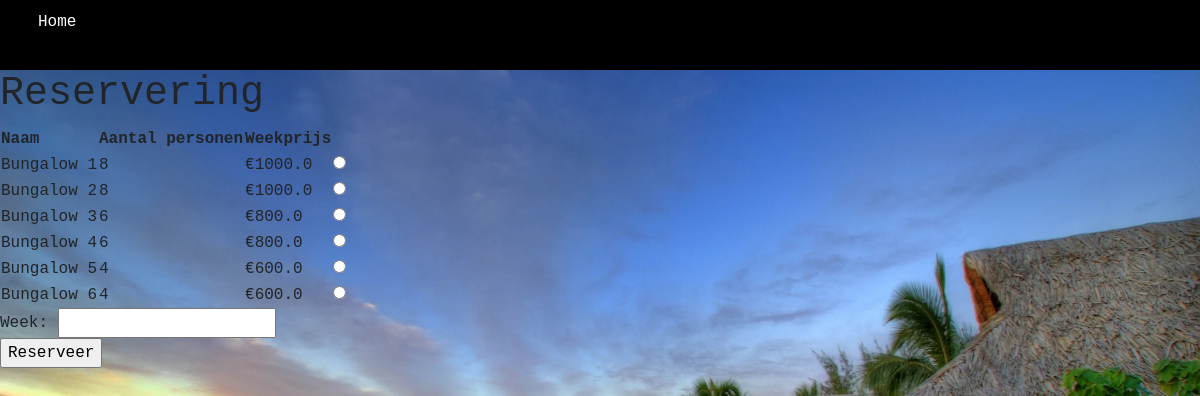
The app's page /reservering (signed in) with its own data.
### app.py (models this page shows)
class Bungalow(db.Model):
    __tablename__ = 'bungalow'
    id = db.Column(db.Integer, primary_key=True)
    naam = db.Column(db.String(50), unique=True, nullable=False)
    type = db.Column(db.String(80), nullable=False)
    aantal_personen = db.Column(db.Integer, nullable=False)
    weekprijs = db.Column(db.Float, nullable=False)
    park_id = db.Column(db.Integer, db.ForeignKey('bungalowpark.id'), nullable=False)

### app.py (the view, shortened to what this page needs)
    @app.route('/reservering', methods=['GET', 'POST'])
    @login_required
    def reservering():
        if current_user.is_authenticated:
            form = ReservationForm()
            bungalows = Bungalow.query.all()
            return render_template('reservering.html', form=form, bungalows=bungalows)
        else:
            return "U moet ingelogd zijn om toegang te krijgen tot deze pagina."

### website/forms.py
class ReservationForm(FlaskForm):
    bungalow = StringField('Bungalow', validators=[DataRequired()])
    type = StringField('Type')
    grootte = StringField('Grootte')
    week = StringField('Week', validators=[DataRequired()])
    submit = SubmitField('Reserveer')

### website/models.py (called while the page is built)
@login_manager.user_loader
def load_user(user_id):
    return User.query.get(user_id)

### website/templates/reservering.html (shortened to what this page needs)
<!DOCTYPE html>
<html lang="nl">
<head>
  <link href="https://cdn.jsdelivr.net/npm/bootstrap@5.2.3/dist/css/bootstrap.min.css" rel="stylesheet">
  <link rel="stylesheet" type="text/css" href="{{ url_for('static', filename='admin.css') }}">
</head>
<body>
  <header>
    <nav>
      <ul>
        <li><a href="/inloghomepagina">Home</a></li>
      </ul>
    </nav>
  </header>
    <h1>Reservering</h1>
    <form method="POST" action="{{ url_for('reservering') }}">
        <table>
            <thead>
                <tr>
                    <th>Naam</th>
                    <th>Aantal personen</th>
                    <th>Weekprijs</th>
                </tr>
            </thead>
            <tbody>
                {% for bungalow in bungalows %}
                    <tr>
                        <td>{{ bungalow.naam }}</td>
                        <td>{{ bungalow.aantal_personen }}</td>
                        <td>€{{ bungalow.weekprijs }}</td>
                        <td><input type="radio" name="selected_bungalow" value="{{ bungalow.id }}"></td>
                    </tr>
                {% endfor %}
            </tbody>
        </table>
        <label for="week">Week:</label>
        <input type="text" id="week" name="week"><br>
        <input type="submit" value="Reserveer">
    </form>
</body>
</html>

### website/static/admin.css (style rules this page uses)
body { background-image: url('adm.jpg'); background-repeat: no-repeat; background-size: cover; font-family: 'courier new', monospace; padding: 0; margin: 0; }
body, h1, h2, p, ul, li { margin: 5; padding: 0; }
header { background-color: #000000; color: #fff; padding: 10px 0; }
header nav ul { list-style-type: none; }
header nav ul li { display: inline-block; margin-right: 20px; }
header nav ul li a { color: #ffffff; text-decoration: none; padding: 35px; margin: 3px; }
ul { list-style-type: none; }
li { margin-bottom: 10px; }
li a { color: #000000; text-decoration: none; border-bottom: 2px solid #000000; margin: 30px; }

### records on screen
Bungalow: naam "Bungalow 1", aantal_personen "8", weekprijs "1000.0"
Bungalow: naam "Bungalow 2", aantal_personen "8", weekprijs "1000.0"
Bungalow: naam "Bungalow 3", aantal_personen "6", weekprijs "800.0"
Bungalow: naam "Bungalow 4", aantal_personen "6", weekprijs "800.0"
Bungalow: naam "Bungalow 5", aantal_personen "4", weekprijs "600.0"
Bungalow: naam "Bungalow 6", aantal_personen "4", weekprijs "600.0"
